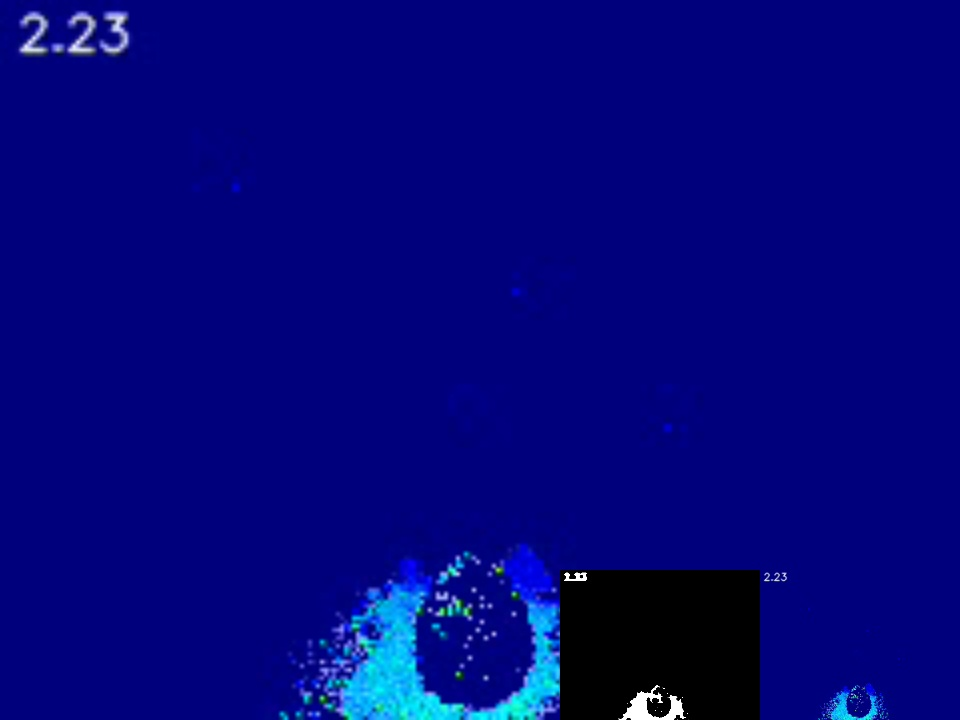
#> input picture test.jpg, 960 x 720 px
$ python -i pedesterian_detector.py   (imports and definitions only)   (older library calls are emulated)
#> lines starting #> are read from the running program, lines starting #| are printed output that depends on the picture
import cv2
import numpy as np

class CV2PedestrianDetector:
    def __init__(self):
        pass

    # [100 lines left out: functions bbox_iou, clip_bbox, calculate_red_yellow_percentage, calculate_blue_percentage, is_bbox_inside, is_valid_aspect_ratio and 2 more, not called in this run]

    def apply_morphological_operations(self, thresh_image, erode_iterations=1, dilate_iterations=1):
        kernel = cv2.getStructuringElement(cv2.MORPH_RECT, (3, 3))
        eroded_image = cv2.erode(thresh_image, kernel, iterations=1)
        dilated_image = cv2.dilate(eroded_image, kernel, iterations=1)

        kernel2 = cv2.getStructuringElement(cv2.MORPH_ELLIPSE, (9, 9))
        dilated_image2 = cv2.dilate(dilated_image, kernel2, iterations=2)
        eroded_image2 = cv2.erode(dilated_image2, kernel2, iterations=2)

        eroded_image2 = cv2.erode(eroded_image2, kernel, iterations=erode_iterations)
        dilated_image2 = cv2.dilate(eroded_image2, kernel, iterations=dilate_iterations)

        return dilated_image2

    # [68 lines left out: functions apply_watershed_algorithm, process_markers_and_draw_bboxes, preprocess_image_and_detect_pedestrian, not called in this run]

>>> import cv2
>>> picture = cv2.imread('../test.jpg', cv2.IMREAD_GRAYSCALE)
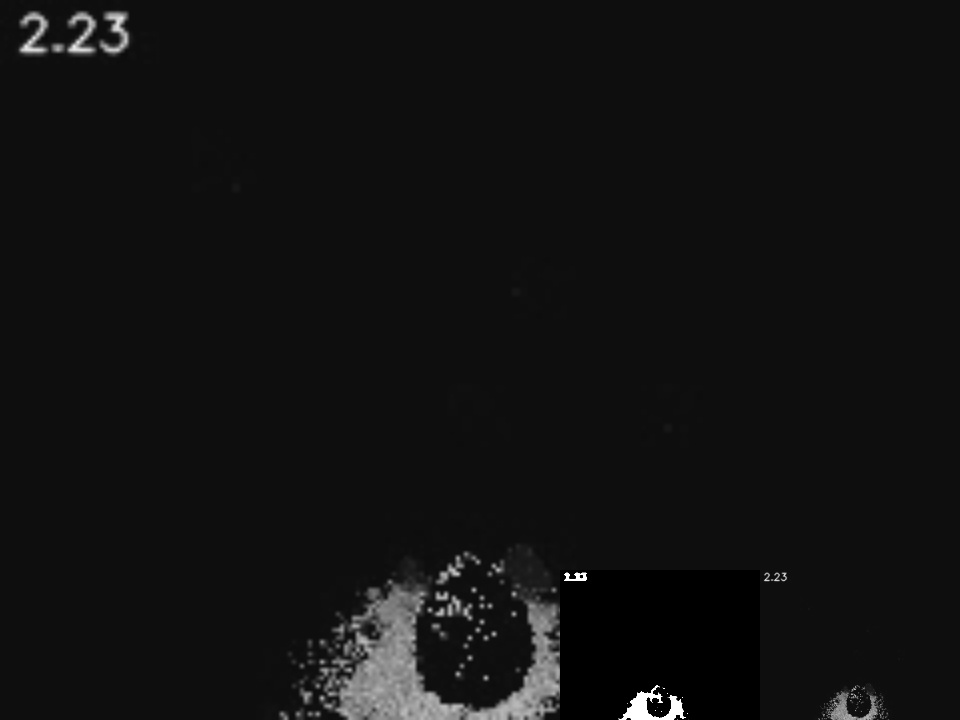
#> picture: shape (720, 960); min 0, max 255, mean 17.4
>>> result = CV2PedestrianDetector().apply_morphological_operations(picture)
#> in apply_morphological_operations, `dilated_image2 = cv2.dilate(dilated_image, kernel2, iterations=2)`:
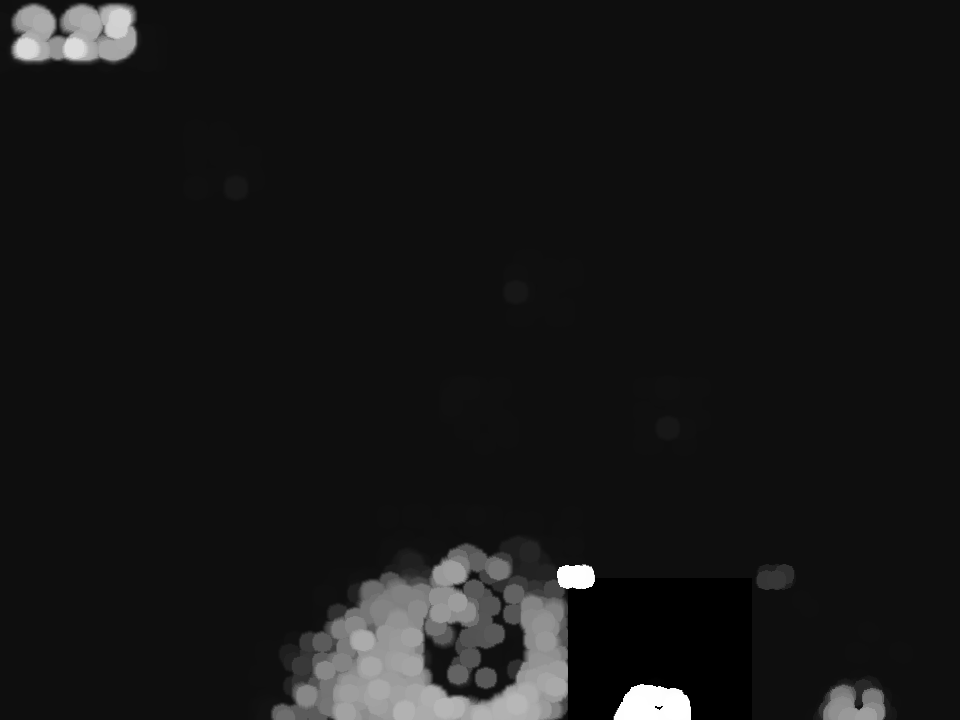
#> dilated_image2: shape (720, 960); min 0, max 255, mean 22.2
